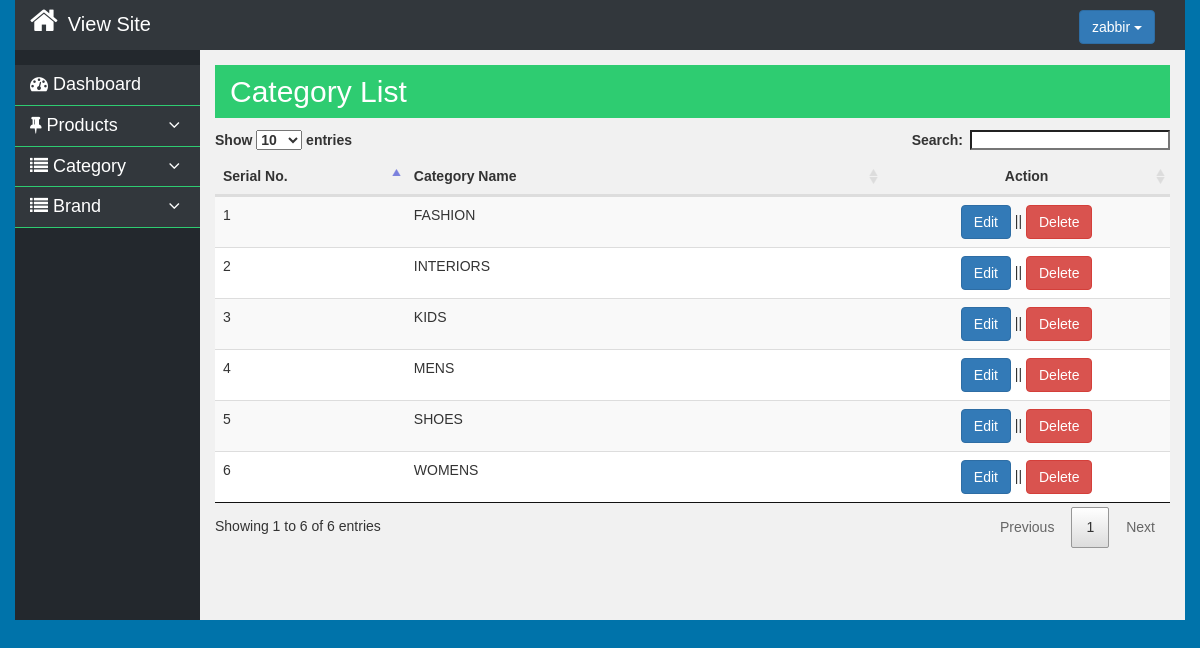
The page /admin/category.php (signed in) on the database its author committed.
### tables this page shows
CREATE TABLE `category_table` (
  `categoryId` int(11) NOT NULL,
  `category` varchar(55) NOT NULL
);

### libs/Database.php (called while the page is built, shortened)
<?php
class Database{
    public $host   = DB_HOST;
    public $user   = DB_USER;
    public $pass   = DB_PASS;
    public $dbname = DB_NAME;
    public $link;
    public function dbConnect(){
        $this->link = new mysqli($this->host, $this->user, $this->pass, $this->dbname);
    }
    public function readData($query){
        $result = $this->link->query($query) or die($this->link->error.__LINE__);
        if($result->num_rows > 0){
            return $result;
        }
        else {
            return false;
        }
    }
}
?>

### libs/Category.php (called while the page is built, shortened)
<?php
class Category{
	private $db;
 	public function __construct(){
 		$this->db = new Database();
 	}
 	public function getAllCat(){
 		$query = "SELECT * FROM category_table ORDER BY category ASC";
 		$result = $this->db->readData($query);
 		return $result;
 	}
}
?>

### admin/category.php (the view, shortened to what this page needs)
<?php include "include/header.php"; ?>
<?php $cat = new Category(); ?>
    <section class="main-section">
        <div class="container-fluid">
            <div class="row">
                <div class="col-md-3 col-lg-2 col-sm-4 col-xs-12 padding-right15">
                    <?php include "include/sidebar.php" ?>
                </div>
                <div class="col-md-9 col-lg-10 col-sm-8 col-xs-12 padding-left15">
                    <div class="main-content">
                        <div class="display-flax-content">
                            <div class="section-title">
                                <h2>Category List</h2>
                            </div>
                            <div class="content">
                                <div class="catlist">
                                    <table class="table table-striped" id="dataTable">
                                        <thead>
                                            <tr>
                                                <th width="20%">Serial No.</th>
                                                <th width="50%">Category Name</th>
                                                <th width="30%" class="text-center">Action</th>
                                            </tr>
                                        </thead>
                                        <tbody>
                                        <?php
                                            $getCat = $cat->getAllCat();
                                            if ($getCat) {
                                                $i= 0;
                                                while ($value = $getCat->fetch_assoc()) {
                                                    $i++;
                                        ?>
                                            <tr>
                                                <td><?php echo $i; ?></td>
                                                <td><?php echo $value["category"]; ?></td>
                                                <td class="text-center"><a href="" class="btn btn-primary">Edit</a> || <a href="?cat_delete=<?php echo $value['categoryId'];?>" class="btn btn-danger" onclick="return confirm('Are you sure?\nPress a button! OK or Cancel To confirm.');">Delete</a></td>
                                            </tr>
                                        <?php } } ?>
                                        </tbody>
                                    </table>
                                </div>
                            </div>
                        </div>
                    </div>
                </div>
            </div>
        </div>
    </section>
<?php include "include/footer.php"; ?>

### admin/css/datatables/datatables.css (style rules this page uses)
table.dataTable { width: 100%; margin: 0 auto; clear: both; border-collapse: separate; border-spacing: 0; }
table.dataTable thead th, table.dataTable tfoot th { font-weight: bold; }
table.dataTable thead th, table.dataTable thead td { padding: 10px 18px; border-bottom: 1px solid #111; }
table.dataTable thead .sorting, table.dataTable thead .sorting_asc, table.dataTable thead .sorting_desc, table.dataTable thead .sorting_asc_disabled, table.dataTable thead .sorting_desc_disabled { cursor: pointer; *cursor: hand; background-repeat: no-repeat; background-position: center right; }
table.dataTable thead .sorting { background-image: url("DataTables-1.10.18/images/sort_both.png"); }
table.dataTable thead .sorting_asc { background-image: url("DataTables-1.10.18/images/sort_asc.png"); }
table.dataTable tbody tr { background-color: #ffffff; }
table.dataTable tbody th, table.dataTable tbody td { padding: 8px 10px; }
table.dataTable.no-footer { border-bottom: 1px solid #111; }
table.dataTable, table.dataTable th, table.dataTable td { box-sizing: content-box; }

### admin/css/main.css (style rules this page uses)
html { color: #222; font-size: 1em; line-height: 1.4; }

### admin/style.css (style rules this page uses)
* { margin: 0; padding: 0; }
body { font-family: sans-serif; font-size: 14px; line-height: 25px; background: #0073aa; overflow-x:hidden; }
a, a:hover, a:focus { text-decoration: none; transition: .4s; }
.section-title { padding: 10px 15px; background: #2ecc71; }
.section-title h2 { margin: 0px; color: #fff; }
.main-content { background: #F1F1F1; padding: 15px; min-height: 570px; }
.padding-left15 { padding-left: 0px; }
.padding-right15 { padding-right: 0px; }
.addpost, .catlist, .postlist-block, .userlist-block, .inbox { margin-top: 10px; }

### rows shown on the page
category_table: category "FASHION"
category_table: category "INTERIORS"
category_table: category "KIDS"
category_table: category "MENS"
category_table: category "SHOES"
category_table: category "WOMENS"

### other values the page prints
$username "zabbir"
